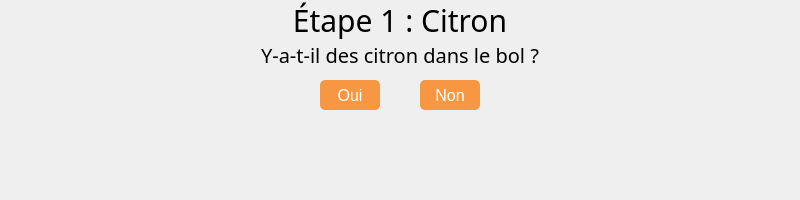
<?xml version="1.0" encoding="UTF-8"?>
<ui version="4.0">
 <class>cocktailStep2Button</class>
 <widget class="QFrame" name="cocktailStep2Button">
  <property name="geometry">
   <rect>
    <x>0</x>
    <y>0</y>
    <width>800</width>
    <height>200</height>
   </rect>
  </property>
  <property name="sizePolicy">
   <sizepolicy hsizetype="Fixed" vsizetype="Fixed">
    <horstretch>0</horstretch>
    <verstretch>0</verstretch>
   </sizepolicy>
  </property>
  <property name="minimumSize">
   <size>
    <width>800</width>
    <height>200</height>
   </size>
  </property>
  <property name="maximumSize">
   <size>
    <width>800</width>
    <height>200</height>
   </size>
  </property>
  <widget class="QLabel" name="stepTitle">
   <property name="geometry">
    <rect>
     <x>0</x>
     <y>0</y>
     <width>800</width>
     <height>40</height>
    </rect>
   </property>
   <property name="font">
    <font>
     <family>CoconPro</family>
     <pointsize>-1</pointsize>
    </font>
   </property>
   <property name="styleSheet">
    <string notr="true">font-size: 30px;
color: black;</string>
   </property>
   <property name="text">
    <string>Étape 1 : Citron</string>
   </property>
   <property name="alignment">
    <set>Qt::AlignCenter</set>
   </property>
  </widget>
  <widget class="QLabel" name="subtitle">
   <property name="geometry">
    <rect>
     <x>0</x>
     <y>40</y>
     <width>800</width>
     <height>30</height>
    </rect>
   </property>
   <property name="font">
    <font>
     <family>CoconPro</family>
     <pointsize>-1</pointsize>
    </font>
   </property>
   <property name="styleSheet">
    <string notr="true">font-size: 20px;
color: black;</string>
   </property>
   <property name="text">
    <string>Y-a-t-il des citron dans le bol ?</string>
   </property>
   <property name="alignment">
    <set>Qt::AlignCenter</set>
   </property>
  </widget>
  <widget class="QPushButton" name="button_1">
   <property name="geometry">
    <rect>
     <x>320</x>
     <y>80</y>
     <width>60</width>
     <height>30</height>
    </rect>
   </property>
   <property name="styleSheet">
    <string notr="true">QPushButton {
    color: white;
    font-size: 16px;
    background-color: #F79643;
    border-radius: 5px;
}

QPushButton:pressed {
    background-color: #f0f0f0; /* Gris clair lorsqu'appuyé */
}
</string>
   </property>
   <property name="text">
    <string>Oui</string>
   </property>
  </widget>
  <widget class="QPushButton" name="button_2">
   <property name="geometry">
    <rect>
     <x>420</x>
     <y>80</y>
     <width>60</width>
     <height>30</height>
    </rect>
   </property>
   <property name="styleSheet">
    <string notr="true">QPushButton {
    color: white;
    font-size: 16px;
    background-color: #F79643;
    border-radius: 5px;
}

QPushButton:pressed {
    background-color: #f0f0f0; /* Gris clair lorsqu'appuyé */
}
</string>
   </property>
   <property name="text">
    <string>Non</string>
   </property>
  </widget>
 </widget>
 <resources/>
 <connections/>
</ui>
